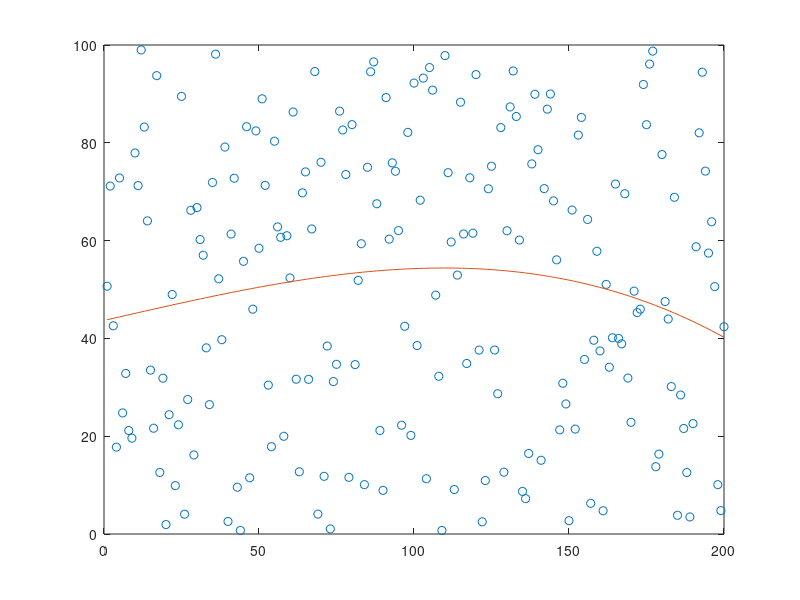

Recreate this plot in MATLAB.
clear;
clc;

x = (1:200);
y = rand(1, 200)*100;
x = x(:);
y = y(:);
% the coefficient matrix of the overdetermined system is
A = [ x.^3 x.^2 x ones(size(x)) ];

%the coefficient matrix for the normal equation is
B = A' * A;

% the right-hand side vector for the normal equation is
rhs = A'* y;

% solve the normal equation
c = ( A'* A ) \ ( A'* y );

xfit = linspace(min(x), max(x));
yfit = c(1) * xfit.^3 + c(2) * xfit.^2 + c(3)*xfit + c(4);
plot(x, y, 'o', xfit, yfit, '-');
